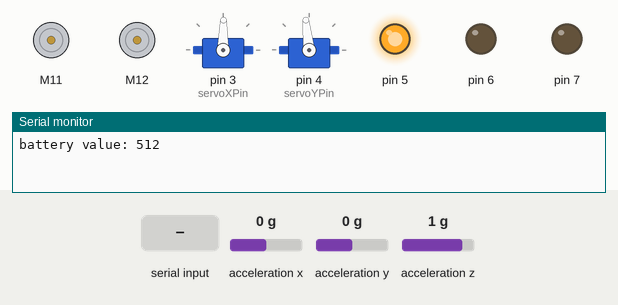
The sketch below on a simulated Arduino Nano, built with avr-gcc and run on an emulated ATmega328P. On the bench: 2 × DC motor (green arrow = forward, orange = backward, longer = faster), 2 × servo, output pins drawn as LEDs (lit = HIGH), the last lines printed to the serial monitor. The test bench sets the inputs (shaded band); at power-on: acceleration y 0 g, acceleration x 0 g, acceleration z 1 g.

Above: at 9.2 s.
9.3 s: "1" received over Serial
At 9.6 s:
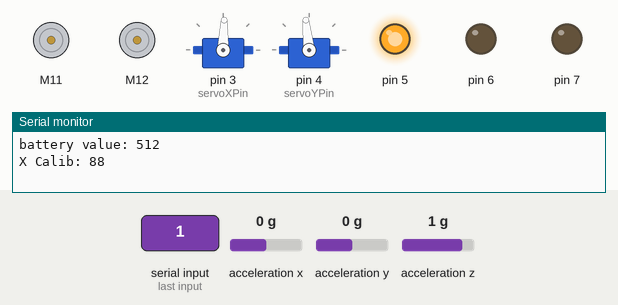
10.8 s: "3" received over Serial
At 12.0 s:
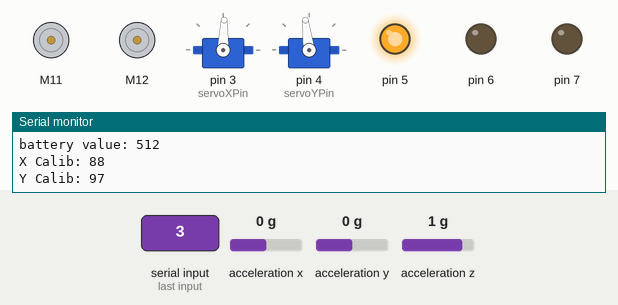
12.3 s: "S90\n" received over Serial
At 13.5 s:
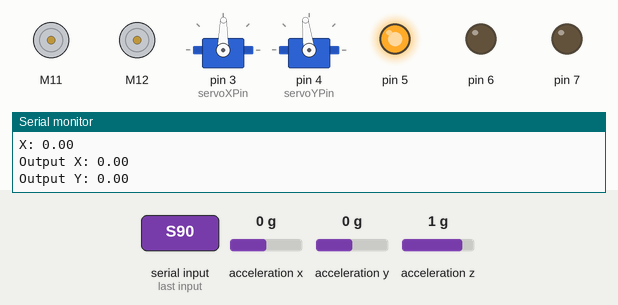
13.8 s: acceleration y set to -1.4 g
At 16.5 s:
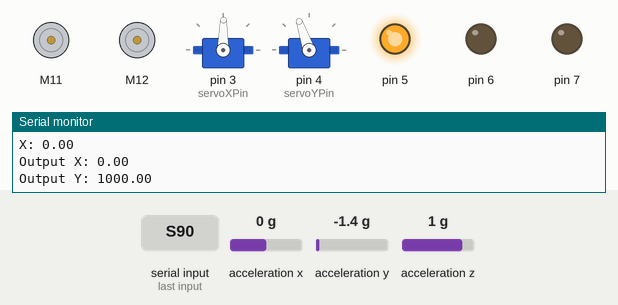
16.8 s: acceleration x set to -1.4 g
At 18.7 s:
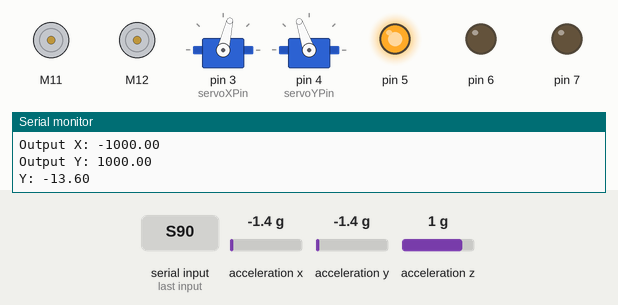
19.8 s: acceleration y set to 0 g
At 20.48 s:
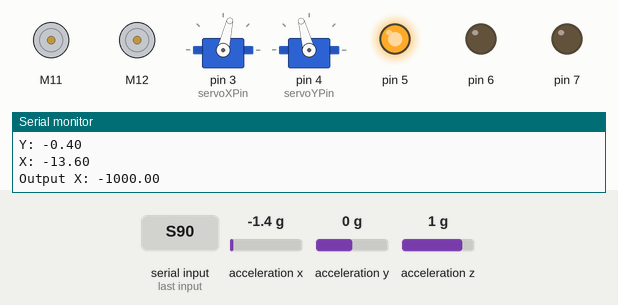
Timing chart, 0 to 22.8 s (numbered marks = the images above; inputs shaded):
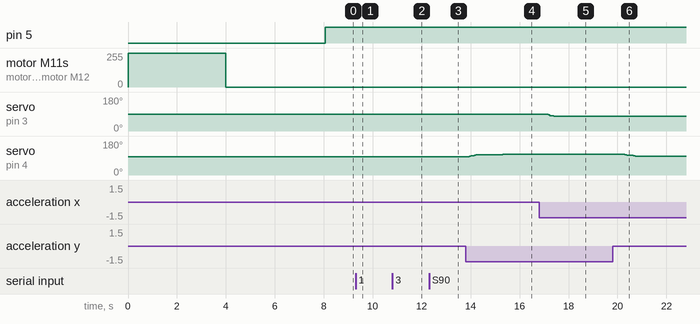

The sketch:

main.ino
```cpp
#include <Arduino.h>
#include <TVCServo.h>
#include <TVCMotor.h>
#include <BalanceController.h>
#include <Wire.h>
#include <Adafruit_Sensor.h>
#include <Adafruit_ADXL345_U.h>
#include <TVCLED.h>
#include <TVCPID.h>
#include <Ewma.h>
#include <TVCBuzzer.h>

bool allowControls = true;
bool isControlled = false;
bool hasTakenOff = false;
bool inCalibration = true;
int t = -1;


double x, y, z, height;
int esc1_m = 11;
int esc2_m = 12;
int rLED = 5;
int gLED = 6;
int bLED = 7;
int buzzerPin = 8;
int servoXPin = 3;
int servoYPin = 4;
int batteryPin = A3;

String readString;
int readX;
int readY;

TVCServo *servoX;
TVCServo *servoY;
BalanceController *balanceController;
TVCMotor *motors;
TVCLED *LED;
TVCPID *PID;
TVCBuzzer *buzzer;
double outputX, outputY;
Ewma xFilter(0.6);
Ewma yFilter(0.6);

void setup()
{
  Serial.begin(9600);

  balanceController = new BalanceController(x,y,z);
  balanceController->begin();

  // balanceController->readAccelerometerValues();

  // PID = new TVCPID(x, y, &outputX, &outputY, &x, &y);
  // PID->begin();

  LED = new TVCLED(rLED, gLED, bLED);
  LED->begin();

  motors = new TVCMotor(esc1_m, esc2_m);
  motors->begin();

  servoX = new TVCServo(servoXPin, 89, "X"); //124 = old design, new = 89
  servoX->begin();

  servoY = new TVCServo(servoYPin, 96, "Y"); //82 = old design, new = 96
  servoY->begin();

  buzzer = new TVCBuzzer(buzzerPin);


  int batteryValue = analogRead(batteryPin);
  Serial.print("battery value: ");
  Serial.println(batteryValue);
  // if(batteryValue < 400){
  //   buzzer->playIndianaJones();
  // }

}

void loop()
{
  delay(50);
  LED->changeColor(RED);
  readString = "";
  bool readServos = false; // Tells us to read the Y value if X is read during the loop

  while(inCalibration){ // Loop for calibrating servos
    while(Serial.available()){
      char c = Serial.read();
      if(c == '1'){ // Left
        servoX->calibrate(-1);
      } else if(c == '2'){ // Right
        servoX->calibrate(1);
      } else if(c == '3'){ // Up
        servoY->calibrate(1);
      } else if(c == '4'){ // Down
        servoY->calibrate(-1);
      } else if(c == 'C'){
        continue;
      } else if(c == 'S'){
        Serial.println("End of the calibration phase");
        balanceController->readAccelerometerValues();
        PID = new TVCPID(0, 0, &outputX, &outputY, &x, &y);
        PID->begin();
        inCalibration = false;
        break;
      }
    }
  }

  while(Serial.available()) //General loop on controller page of app
  {
    char c = Serial.read();
    switch(c){
      case ':':
        readX = readString.toInt();
        readString = "";
        readServos = true;
        break;
      case 'R':
        motors->increaseSpeed();
        break;
      case 'L':
        motors->decreaseSpeed();
        break;
      case 'T':
        takeOff();
        buzzer->playIndianaJones();
        break;
      case 'K':
        motors->kill();
        break;
      case 'D':
        isControlled = false;
        break;
      case ',':
        if(readServos){
        readY = readString.toInt();
        readString = "";
        readServos = false;
        servoX->moveTo(readX*-1);
        servoY->moveTo(readY);
        isControlled = true;
        break;
      default:
        readString += c;
      }
    }
  }

  //Button is being held
  if (!isControlled)
  {
    PIDStabilize();
    //need a function that handles our balance detection while moving in a direction, so we're not looking to stay perfectly balanced
  }
}
void PIDStabilize(){
  balanceController->readAccelerometerValues();
  PID->stabilize();
  Serial.print("Output X: "); Serial.println(outputX);
  Serial.print("Output Y: "); Serial.println(outputY);
  //Truncate values to our servo range (12 for now)
  float filteredX = xFilter.filter((outputX/PID->outputLimits * 12)); //17 for old, 12 for new
  float filteredY = yFilter.filter((outputY/PID->outputLimits * 12));
  servoX->moveTo((int)filteredX);
  servoY->moveTo((int)filteredY);
  // servoX->moveTo((int)(outputX/PID->outputLimits * 12));
  // servoY->moveTo((int)(outputY/PID->outputLimits * 12));
  // Serial.print("Filtered X: "); Serial.println(filteredX);
  // Serial.print(filteredX);
  // Serial.print("Filtered Y: "); Serial.println(filteredY);
  // char buff[16];

  // Apparently you don't need this for writing to the serial, print works just fine.
  // String outStream = "X: " + String(x, 2) + "\nY: " + String(y, 2);
  // outStream.toCharArray(buff, sizeof(buff));
  // Serial.write(buff);
  delay(10);
}


void takeOff()
{
  bool hasLifted = false;
  int numZBalances = 0;

  while(true){
    delay(50);
    while(Serial.available()) //Keep reading in case we get a kill signal during takeoff
    {
      char c = Serial.read();
      if(c == 'K'){
        motors->kill();
        break;
      }
    }

    balanceController->readZ();

    if(!hasLifted){ //Don't have lift
      if(z >= 4.0){
      hasLifted = true;
      }
      else{
        motors->increaseSpeed();
      }
    }
    else{ //Have lift
      if(z > .4){
        motors->decreaseSpeed(2);
        numZBalances = 0;
      } else if(z < -.4){
        motors->increaseSpeed(2);
        numZBalances = 0;
      } else{
        numZBalances++;
      }
      if(numZBalances >= 20){
        return;
      }

    }


  }


}
```

Measured:
- after the input at 9.3 s, servo on pin 3 (servoXPin): 89° → 88° at once
- after the input at 10.8 s, servo on pin 4 (servoYPin): 96° → 97° at once
- after the input at 12.3 s, servo on pin 3 (servoXPin): 88° → 89° at once
- after the input at 13.8 s, servo on pin 4 (servoYPin): moves from 97° to 109° over 1.4 s, starting after 0.15 s
- after the input at 16.8 s, servo on pin 3 (servoXPin): moves from 89° to 77° over 1.4 s, starting after 0.24 s
- after the input at 19.8 s, servo on pin 4 (servoYPin): moves from 109° to 98° over 0.49 s, starting after 0.50 s
